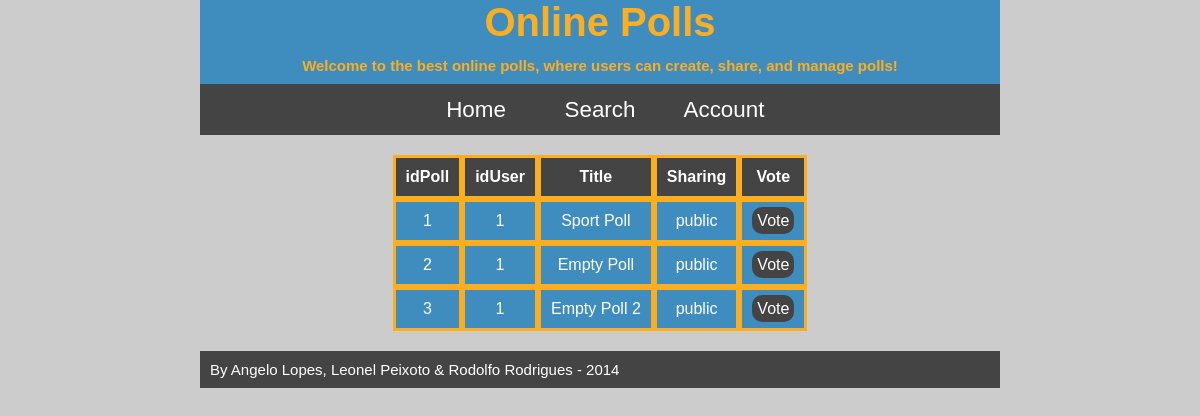
Before: / with the older database file.
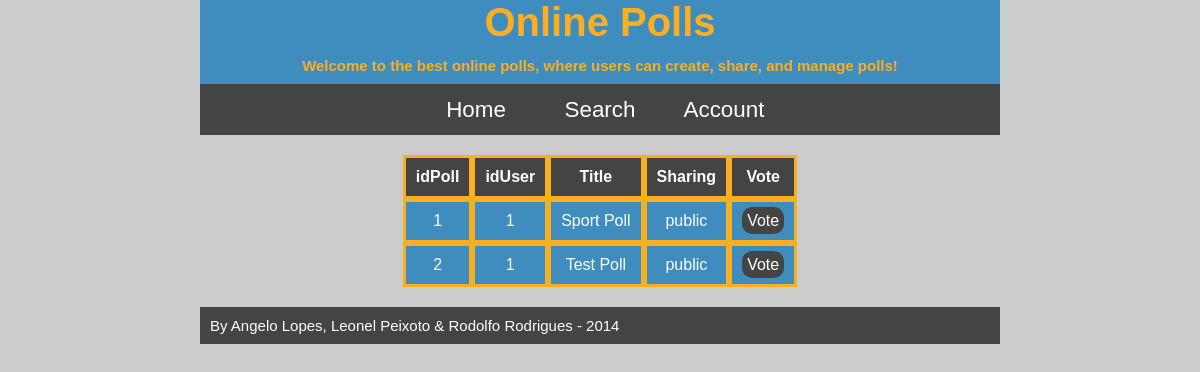
After: the same page with the newer database file.
### tables this page shows
CREATE TABLE polls
(
	idPoll INTEGER PRIMARY KEY,
	idUser INTEGER NOT NULL,
	title TEXT NOT NULL,
  sharing TEXT NOT NULL,
	FOREIGN KEY(idUser) REFERENCES users(idUser)
);

### database/sqlite.php (called while the page is built, shortened)
<?php
class SQLite
{
    private $dbh;
     public function __construct()
    {
        try
        {
            $this->dbh = new PDO('sqlite:polls.db');
            $this->dbh->setAttribute(PDO::ATTR_DEFAULT_FETCH_MODE, PDO::FETCH_ASSOC);
            $this->dbh->setAttribute(PDO::ATTR_ERRMODE, PDO::ERRMODE_EXCEPTION);
        }
        catch (PDOException $e)
        {
            die($e->getMessage());
        }
    }
    public function getAllPolls()
    {
        $resultPoll = null;
        try
        {
            $stmtPoll = $this->dbh->prepare('SELECT * FROM polls');
            $stmtPoll->execute();
            $resultPoll = $stmtPoll->fetchAll();
            return $resultPoll;
        }
        catch (PDOException $e)
        {
            die($e->getMessage());
        }
        return $resultPoll;
    }
}
?>

### index.php (the view, shortened to what this page needs)
<?php
require_once 'database/sqlite.php';
$sqlite = new SQLite();
$allPolls = $sqlite->getAllPolls();
include ('templates/header.php'); ?>
<section id="polls">
    <table cellspacing="0">
        <tr>
            <th>idPoll</th><th>idUser</th><th>Title</th><th>Sharing</th><th>Vote</th>
        </tr>
        <?php foreach($allPolls as $poll)
        {?>
            <tr>
                <td><?=$poll['idPoll']?></td>
                <td><?=$poll['idUser']?></td>
                <td><?=$poll['title']?></td>
                <td><?=$poll['sharing']?></td>
                <td><a href="answerPoll.php?id=<?=$poll['idPoll']?>">Vote</a></td>
            </tr>
        <?php } ?>
    </table>
</section>
<?php include ('templates/footer.php'); ?>

### templates/header.php (shortened to what this page needs)
<!DOCTYPE html>
<html>
	<head>
		<link rel="stylesheet" href="css/style.css">
	</head>
	<body>
        <header>
            <h1>Online Polls</h1>
            <h2>Welcome to the best online polls, where users can create, share, and manage polls!</h2>
            <nav>
                <ul>
                    <li><a href="index.php">Home</a></li>
                    <li><a href="">Search</a></li>
                    <li><a href="account.php">Account</a></li>
                </ul>
            </nav>
        </header>

### templates/footer.php
        <footer>
            <p>By Angelo Lopes, Leonel Peixoto & Rodolfo Rodrigues - 2014</p>
        </footer>
  </body>
</html>

### css/style.css (style rules this page uses)
body { background-color: #ccc; width: 800px; margin: auto; }
header { background-color: #3f8dbf; color: #fcae21; text-align: center; }
footer { background-color: #444; }
footer p { color: #fff; font-size: 15px; font-family: sans-serif; padding: 10px; margin: 0; }
nav ul { list-style: none; background-color: #444; text-align: center; padding: 0; margin: 0; }
nav li { font-family: sans-serif; width: 120px; font-size: 1.4em; display: inline-block; margin-top: 12.5px; margin-bottom: 12.5px; }
nav a { text-decoration: none; color: #fff; display: block; }
header h1 { font-size: 40px; font-weight: bold; font-family: sans-serif; margin: 0; }
header h2 { font-size: 15px; font-family: sans-serif; margin-bottom: 10px; }
section { margin: auto; width: 800px; }
table { margin: 20px auto; color: #fff; font-family: sans-serif; font-weight: lighter; }
th { text-align: center; padding: 10px; background-color: #444; border: solid #fcae21; }
td { text-align: center; padding: 10px; background-color: #3f8dbf; border: solid #fcae21; }
table a { text-decoration: none; padding: 5px; color: #fff; background-color: #444; border-radius: 10px; }

Changed rows visible on the page:
removed polls: idPoll "3", idUser "1", title "Empty Poll 2", sharing "public"
changed polls id 2: title "Empty Poll" → "Test Poll"
